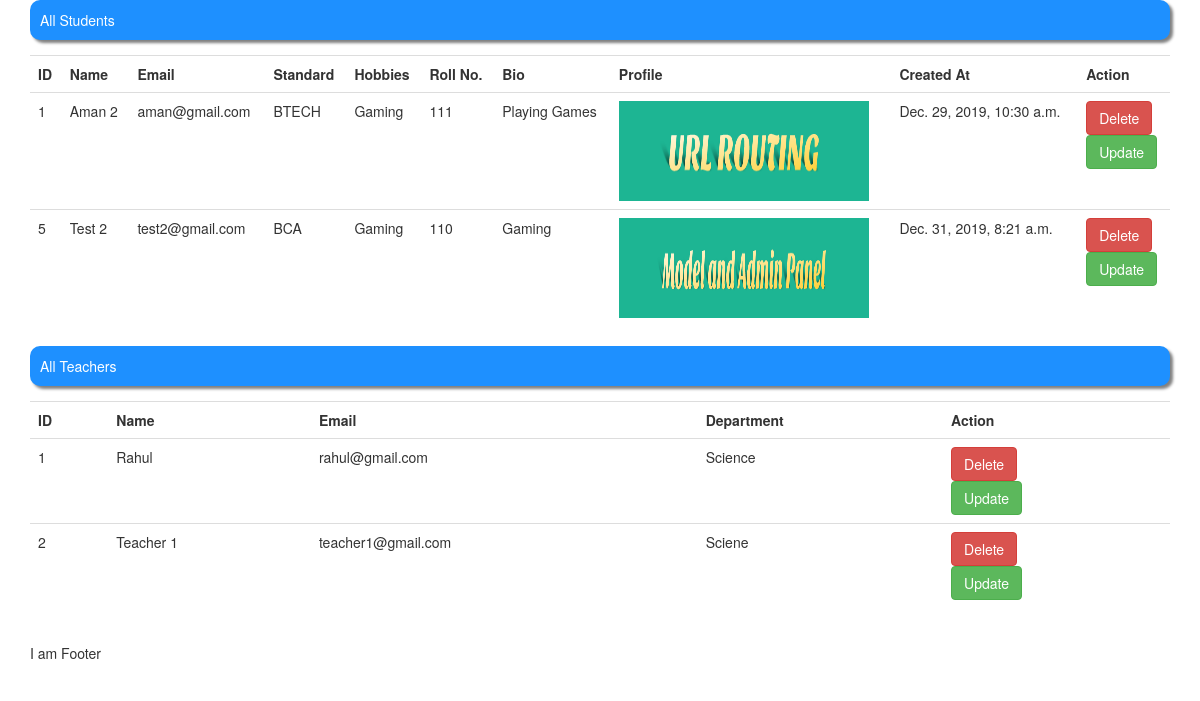
Page /show_all_data (signed in) on the earlier database version.
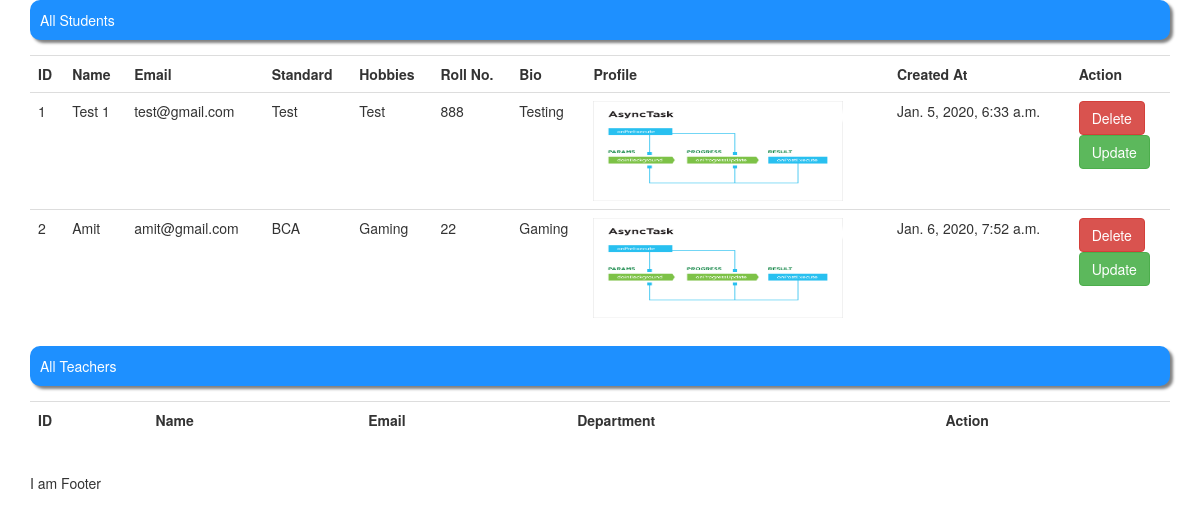
Same page on the later database version.
### simpleFirstApp/models.py (models this page shows)
class Students(models.Model):
    id=models.AutoField(primary_key=True)
    name=models.CharField(max_length=255)
    email=models.CharField(max_length=255)
    standard=models.CharField(max_length=255)
    hobbies=models.CharField(max_length=255)
    roll_no=models.CharField(max_length=255)
    bio=models.TextField()
    profile_image=models.FileField()
    course=models.ForeignKey(Courses,on_delete=models.CASCADE)
    created_at=models.DateTimeField(auto_now_add=True)
    is_active=models.BooleanField(default=True)
    objects=models.Manager()

class Teachers(models.Model):
    id=models.AutoField(primary_key=True)
    name=models.CharField(max_length=255)
    email=models.CharField(max_length=255)
    department=models.CharField(max_length=255)
    created_at=models.DateTimeField(auto_now_add=True)
    is_active=models.BooleanField(default=True)
    objects=models.Manager()

### simpleFirstApp/views.py (the view)
# urls.py: path('show_all_data', views.show_all_data, name="show_all_data"),
@login_required(login_url="/login_user/")
def show_all_data(request):
    all_teacher=Teachers.objects.all()
    all_student=Students.objects.all()
    return render(request,"show_data.html",{'students':all_student,'teachers':all_teacher})

### simpleFirstApp/templates/show_data.html (shortened to what this page needs)
{% extends 'base_template.html' %}
{% block bodydata %}
<div class="container">
    <div class="row">
        <div class="col-lg-12">
                <div class="form-group bg_blue">
                    All Students
                </div>
                <div class="table">
                <table class="table">
                    <tr>
                        <th>ID</th>
                        <th>Name</th>
                        <th>Email</th>
                        <th>Standard</th>
                        <th>Hobbies</th>
                        <th>Roll No.</th>
                        <th>Bio</th>
                        <th>Profile</th>
                        <th>Created At</th>
                        <th>Action</th>
                    </tr>
                    {% for student in students %}
                        <tr>
                            <td >{{ student.id }}</td>
                            <td class="editable" data-id="{{ student.id }}" data-type="name">{{ student.name }}</td>
                            <td class="editable" data-id="{{ student.id }}" data-type="email">{{ student.email }}</td>
                            <td class="editable" data-id="{{ student.id }}" data-type="standard">{{ student.standard }}</td>
                            <td class="editable" data-id="{{ student.id }}" data-type="hobbies">{{ student.hobbies }}</td>
                            <td class="editable" data-id="{{ student.id }}" data-type="roll_no">{{ student.roll_no }}</td>
                            <td class="editable" data-id="{{ student.id }}" data-type="bio">{{ student.bio }}</td>
                            <td><img src="/media/{{ student.profile_image }}" style="width:250px;height:100px"></td>
                            <td class="editable" data-id="{{ student.id }}" data-type="created_at">{{ student.created_at }}</td>
                            <td><a href="/delete_student/{{student.id}}" class="btn btn-danger">Delete</a><br><a class="btn btn-success" href="/update_student/{{student.id}}">Update</a></td>
                        </tr>
                    {% endfor %}
                </table>
                </div>
        </div>
        <div class="col-lg-12">
                <div class="form-group bg_blue">
                    All Teachers
                </div>
                <div class="table">
                <table class="table">
                    <tr>
                        <th>ID</th>
                        <th>Name</th>
                        <th>Email</th>
                        <th>Department</th>
                        <th>Action</th>
                    </tr>
                    {% for teacher in teachers %}
                    <tr>
                        <td>{{ teacher.id }}</td>
                        <td>{{ teacher.name }}</td>
                        <td>{{ teacher.email }}</td>
                        <td>{{ teacher.department }}</td>
                        <td><a href="/delete_teacher/{{teacher.id}}" class="btn btn-danger">Delete</a><br><a href="/update_teacher/{{teacher.id}}" class="btn btn-success">Update</a></td>
                    </tr>
                    {% endfor %}
                </table>
                </div>
        </div>
    </div>
    <div class="row">
        <div class="col-lg-12">
        </div>
</div>
{% endblock bodydata %}

### simpleFirstApp/templates/base_template.html (shortened to what this page needs)
{% load static %}
<!DOCTYPE html>
<html lang="en">
<head>
      <link rel="stylesheet" href="https://maxcdn.bootstrapcdn.com/bootstrap/3.4.1/css/bootstrap.min.css">
</head>
<body>
{% block bodydata %}{% endblock bodydata %}
{% include 'footer.html' %}
</body>
</html>

### simpleFirstApp/templates/footer.html
<div>
    <p>I am Footer</p>
</div>

### simpleFirstApp/templates/show_data.html (style rules this page uses)
.bg_blue { padding:10px; border-radius:10px; box-shadow:3px 3px 3px grey; background:dodgerblue; color:#fff; }

Differences in the rows shown:
removed Students: id "5", name "Test 2", email "test2@gmail.com", standard "BCA", hobbies "Gaming", roll_no "110", bio "Gaming", profile_image (picture), created_at "Dec. 31, 2019, 8:21 a.m."
removed Teachers: id "1", name "Rahul", email "rahul@gmail.com", department "Science"
removed Teachers: id "2", name "Teacher 1", email "teacher1@gmail.com", department "Sciene"
changed Students id 1: name "Aman 2" → "Test 1"; email "aman@gmail.com" → "test@gmail.com"; standard "BTECH" → "Test"; hobbies "Gaming" → "Test"; roll_no "111" → "888"; bio "Playing Games" → "Testing"; profile_image: a different picture; created_at "Dec. 29, 2019, 10:30 a.m." → "Jan. 5, 2020, 6:33 a.m."
added Students: id "2", name "Amit", email "amit@gmail.com", standard "BCA", hobbies "Gaming", roll_no "22", bio "Gaming", profile_image (picture), created_at "Jan. 6, 2020, 7:52 a.m."
